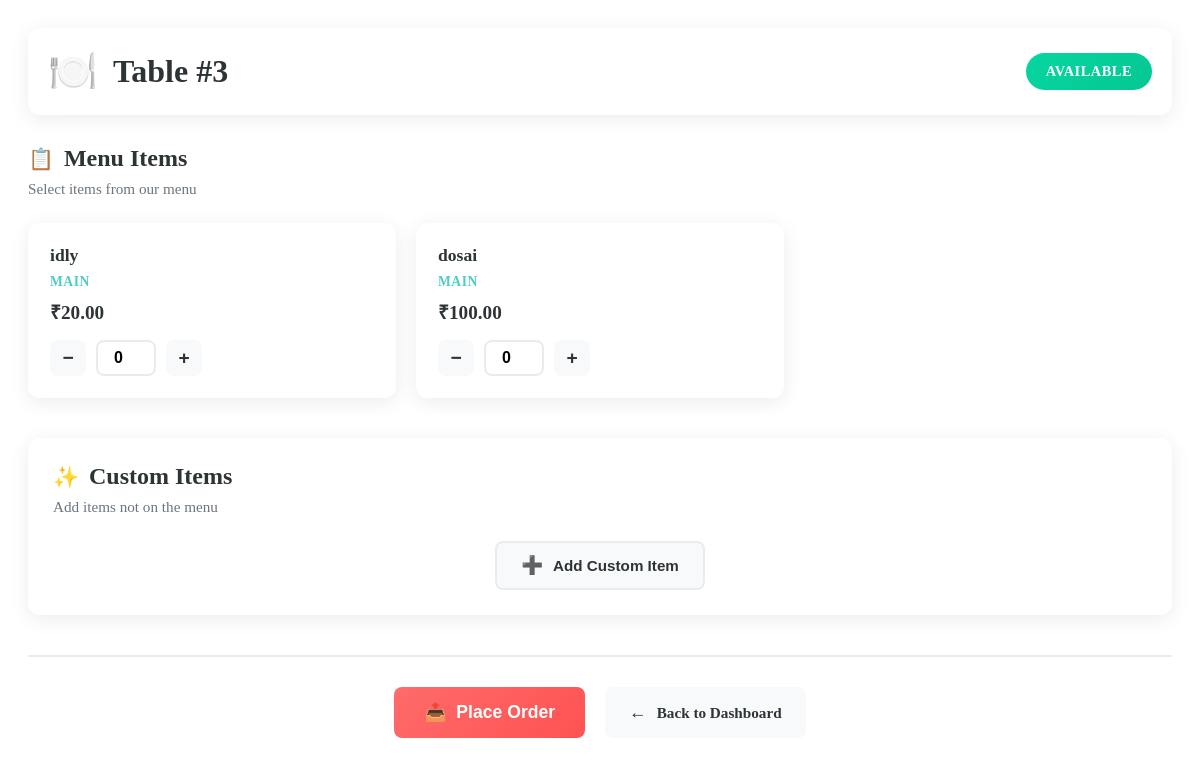
Screenshot of /table/3/ (signed in) with the database file from the repository.
### dining/models.py (models this page shows, shortened)
class Table(models.Model):
    STATUS = [
        ('available', 'Available'),
        ('occupied', 'Occupied'),
        ('bill_requested', 'Bill Requested'),
        ('closed', 'Closed'),
    ]
    table_number = models.IntegerField(unique=True)
    capacity = models.IntegerField()
    status = models.CharField(max_length=20, choices=STATUS, default='available')

class MenuItem(models.Model):
    CATEGORY = [
        ('starter', 'Starter'),
        ('main', 'Main'),
        ('drink', 'Drink'),
        ('dessert', 'Dessert'),
    ]
    name = models.CharField(max_length=100)
    category = models.CharField(max_length=20, choices=CATEGORY)
    price = models.DecimalField(max_digits=8, decimal_places=2)
    is_available = models.BooleanField(default=True)

### dining/views.py (the view, shortened to what this page needs)
# urls.py: path('table/<int:table_id>/', table_detail),
@login_required
def table_detail(request, table_id):
    table = get_object_or_404(Table, id=table_id)
    menu = MenuItem.objects.filter(is_available=True)
    order = Order.objects.filter(table=table).last()
    return render(request, 'dining/table_detail.html', {
        'table': table,
        'menu': menu,
        'order': order
    })

### dining/templates/dining/table_detail.html (shortened to what this page needs)
<div class="table-management-container">
    <div class="table-header">
        <div class="table-number-display">
            <span class="table-icon">🍽️</span>
            <h1>Table #{{ table.table_number }}</h1>
        </div>
        <div class="table-status-badge {{ table.status }}">
            {{ table.get_status_display }}
        </div>
    </div>
    {% if table.status == 'available' %}
    <div class="order-placement-section">
        <form method="post" class="order-form">
            <div class="menu-section">
                <div class="section-header">
                    <h2><span class="section-icon">📋</span> Menu Items</h2>
                    <p class="section-subtitle">Select items from our menu</p>
                </div>
                <div class="menu-items-grid">
                    {% for item in menu %}
                    <div class="menu-item-card">
                        <div class="menu-item-info">
                            <h3>{{ item.name }}</h3>
                            <p class="item-category">{{ item.category }}</p>
                            <p class="item-price">₹{{ item.price }}</p>
                        </div>
                        <div class="quantity-selector">
                            <button type="button" class="qty-btn minus" onclick="decrementQuantity(this)">−</button>
                            <input type="number" name="menu_{{ item.id }}" value="0" min="0" class="qty-input" readonly>
                            <button type="button" class="qty-btn plus" onclick="incrementQuantity(this)">+</button>
                        </div>
                    </div>
                    {% endfor %}
                </div>
            </div>
            <div class="custom-items-section">
                <div class="section-header">
                    <h2><span class="section-icon">✨</span> Custom Items</h2>
                    <p class="section-subtitle">Add items not on the menu</p>
                </div>
                <div class="add-custom-item-btn">
                    <button type="button" class="btn-secondary" onclick="addCustomItem()">
                        <span class="btn-icon">➕</span> Add Custom Item
                    </button>
                </div>
            </div>
            <div class="submit-section">
                <button type="submit" class="btn-primary btn-large">
                    <span class="btn-icon">📤</span> Place Order
                </button>
                <a href="/" class="btn-back">
                    <span class="btn-icon">←</span> Back to Dashboard
                </a>
            </div>
        </form>
    </div>
    {% endif %}
</div>

### dining/templates/dining/table_detail.html (style rules this page uses)
.table-management-container { max-width: 1200px; margin: 0 auto; padding: 20px; }
.table-header { display: flex; justify-content: space-between; align-items: center; margin-bottom: 30px; padding: 20px; background: var(--card-bg); border-radius: var(--radius); box-shadow: var(--shadow); }
.table-number-display { display: flex; align-items: center; gap: 15px; }
.table-icon { font-size: 2.5rem; animation: pulse 2s infinite; }
.table-header h1 { margin: 0; color: var(--dark-color); font-size: 2rem; }
.table-status-badge { padding: 10px 20px; border-radius: 50px; color: white; font-weight: 600; font-size: 0.9rem; text-transform: uppercase; letter-spacing: 0.5px; }
.table-status-badge.available { background: linear-gradient(135deg, var(--success-color), #05c793); }
.section-header { margin-bottom: 25px; }
.section-header h2 { display: flex; align-items: center; gap: 10px; margin: 0 0 8px 0; color: var(--dark-color); font-size: 1.5rem; }
.section-icon { font-size: 1.3rem; }
.section-subtitle { color: #6c757d; margin: 0; font-size: 0.95rem; }
.menu-items-grid { display: grid; grid-template-columns: repeat(auto-fill, minmax(280px, 1fr)); gap: 20px; margin-bottom: 40px; }
.menu-item-card { background: var(--card-bg); border-radius: var(--radius); padding: 20px; box-shadow: var(--shadow); transition: var(--transition); border: 2px solid transparent; }
.menu-item-info h3 { margin: 0 0 8px 0; color: var(--dark-color); font-size: 1.1rem; }
.item-category { color: var(--secondary-color); font-weight: 600; font-size: 0.85rem; text-transform: uppercase; letter-spacing: 0.5px; margin: 0 0 8px 0; }
.item-price { color: var(--dark-color); font-weight: 700; font-size: 1.2rem; margin: 0 0 15px 0; }
.quantity-selector { display: flex; align-items: center; gap: 10px; }
.qty-btn { width: 36px; height: 36px; border: none; border-radius: 8px; background: var(--light-color); color: var(--dark-color); font-size: 1.2rem; font-weight: bold; cursor: pointer; transition: var(--transition); display: flex; align-items: center; justify-content: center; }
.qty-input { width: 60px; height: 36px; border: 2px solid var(--border-color); border-radius: 8px; text-align: center; font-weight: 600; font-size: 1rem; background: white; }
.custom-items-section { background: var(--card-bg); border-radius: var(--radius); padding: 25px; margin-bottom: 30px; box-shadow: var(--shadow); }
.btn-primary, .btn-secondary, .btn-action, .btn-back { display: inline-flex; align-items: center; gap: 10px; padding: 12px 24px; border-radius: 8px; font-weight: 600; text-decoration: none; cursor: pointer; transition: var(--transition); border: none; font-size: 0.95rem; }
.btn-primary { background: linear-gradient(135deg, var(--primary-color), #ff5252); color: white; }
.btn-secondary { background: var(--light-color); color: var(--dark-color); border: 2px solid var(--border-color); }
.btn-large { padding: 15px 30px; font-size: 1.1rem; }
.btn-back { background: var(--light-color); color: var(--dark-color); }
.btn-icon { font-size: 1.1rem; }
.add-custom-item-btn { text-align: center; }
.submit-section { display: flex; justify-content: center; gap: 20px; margin-top: 40px; padding-top: 30px; border-top: 2px solid var(--border-color); }

### rows the page displays
Table: table_number "3", status "AVAILABLE"
MenuItem: name "idly", category "MAIN", price "20.00"
MenuItem: name "dosai", category "MAIN", price "100.00"
